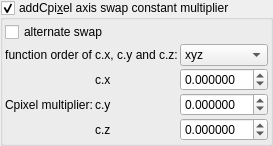
    <widget class="MyGroupBox" name="groupCheck_transf_addCpixel_enabled_false">
     <property name="toolTip">
      <string>&lt;html&gt;&lt;head/&gt;&lt;body&gt;&lt;p&gt;Cpixel is CVector3 c = ( c.x, c.y, c.z). It is each original point (pixel) in 3D space where the iteration starts from, ( c = original z for each point .) It is commonly found in formula structures z = f(z) + c.&lt;/p&gt;&lt;p&gt;The Cpixel multiplier effectively scales this point &amp;quot;c&amp;quot;.&lt;/p&gt;&lt;p&gt;This transform allows the swapping of the order of the &amp;quot;CVector3 c&amp;quot; components before being multiplied by &amp;quot;CVector3 z&amp;quot; components.&lt;/p&gt;&lt;/body&gt;&lt;/html&gt;</string>
     </property>
     <property name="title">
      <string>addCpi&amp;xel axis swap constant multiplier</string>
     </property>
     <property name="checkable">
      <bool>true</bool>
     </property>
     <layout class="QVBoxLayout" name="verticalLayout_51">
      <property name="spacing">
       <number>2</number>
      </property>
      <property name="leftMargin">
       <number>2</number>
      </property>
      <property name="topMargin">
       <number>2</number>
      </property>
      <property name="rightMargin">
       <number>2</number>
      </property>
      <property name="bottomMargin">
       <number>2</number>
      </property>
      <item>
       <layout class="QGridLayout" name="gridLayout_25" columnstretch="0,0,1">
        <property name="spacing">
         <number>2</number>
        </property>
        <item row="2" column="2">
         <widget class="MyDoubleSpinBox" name="spinbox3_transf_constant_multiplierC_111_x">
          <property name="sizePolicy">
           <sizepolicy hsizetype="Minimum" vsizetype="Maximum">
            <horstretch>0</horstretch>
            <verstretch>0</verstretch>
           </sizepolicy>
          </property>
          <property name="prefix">
           <string/>
          </property>
          <property name="suffix">
           <string/>
          </property>
          <property name="decimals">
           <number>6</number>
          </property>
          <property name="minimum">
           <double>-99.989999999999995</double>
          </property>
          <property name="maximum">
           <double>99.989999999999995</double>
          </property>
          <property name="singleStep">
           <double>0.100000000000000</double>
          </property>
         </widget>
        </item>
        <item row="3" column="2">
         <widget class="MyDoubleSpinBox" name="spinbox3_transf_constant_multiplierC_111_y">
          <property name="sizePolicy">
           <sizepolicy hsizetype="Minimum" vsizetype="Maximum">
            <horstretch>0</horstretch>
            <verstretch>0</verstretch>
           </sizepolicy>
          </property>
          <property name="prefix">
           <string/>
          </property>
          <property name="suffix">
           <string/>
          </property>
          <property name="decimals">
           <number>6</number>
          </property>
          <property name="minimum">
           <double>-99.989999999999995</double>
          </property>
          <property name="maximum">
           <double>99.989999999999995</double>
          </property>
          <property name="singleStep">
           <double>0.100000000000000</double>
          </property>
         </widget>
        </item>
        <item row="4" column="2">
         <widget class="MyDoubleSpinBox" name="spinbox3_transf_constant_multiplierC_111_z">
          <property name="sizePolicy">
           <sizepolicy hsizetype="Minimum" vsizetype="Maximum">
            <horstretch>0</horstretch>
            <verstretch>0</verstretch>
           </sizepolicy>
          </property>
          <property name="prefix">
           <string/>
          </property>
          <property name="suffix">
           <string/>
          </property>
          <property name="decimals">
           <number>6</number>
          </property>
          <property name="minimum">
           <double>-99.989999999999995</double>
          </property>
          <property name="maximum">
           <double>99.989999999999995</double>
          </property>
          <property name="singleStep">
           <double>0.100000000000000</double>
          </property>
         </widget>
        </item>
        <item row="2" column="1">
         <widget class="QLabel" name="label_109">
          <property name="text">
           <string notr="true">c.x</string>
          </property>
         </widget>
        </item>
        <item row="3" column="1">
         <widget class="QLabel" name="label_110">
          <property name="text">
           <string notr="true">c.y</string>
          </property>
         </widget>
        </item>
        <item row="3" column="0">
         <widget class="QLabel" name="label_108">
          <property name="text">
           <string>Cpixel multiplier:</string>
          </property>
         </widget>
        </item>
        <item row="1" column="2">
         <widget class="MyComboBox" name="comboBox_mandelbulbMulti_order_of_xyz_C">
          <item>
           <property name="text">
            <string notr="true">xyz</string>
           </property>
          </item>
          <item>
           <property name="text">
            <string notr="true">xzy</string>
           </property>
          </item>
          <item>
           <property name="text">
            <string notr="true">yxz</string>
           </property>
          </item>
          <item>
           <property name="text">
            <string notr="true">yzx</string>
           </property>
          </item>
          <item>
           <property name="text">
            <string notr="true">zxy</string>
           </property>
          </item>
          <item>
           <property name="text">
            <string notr="true">zyx</string>
           </property>
          </item>
         </widget>
        </item>
        <item row="4" column="1">
         <widget class="QLabel" name="label_111">
          <property name="text">
           <string notr="true">c.z</string>
          </property>
         </widget>
        </item>
        <item row="0" column="0" colspan="2">
         <widget class="MyCheckBox" name="checkBox_transf_alternate_enabled_false">
          <property name="text">
           <string>alternate swap</string>
          </property>
         </widget>
        </item>
        <item row="1" column="0" colspan="2">
         <widget class="QLabel" name="label">
          <property name="text">
           <string>function order of c.x, c.y and c.z:</string>
          </property>
          <property name="alignment">
           <set>Qt::AlignCenter</set>
          </property>
         </widget>
        </item>
       </layout>
      </item>
     </layout>
    </widget>
